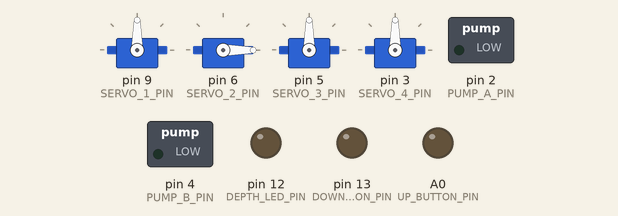
Recording of a sketch running on a simulated Arduino Uno, built with avr-gcc and run on an emulated ATmega328P. Shown: 4 × servo, switched loads named in the sketch (green lamp = pin HIGH), output pins drawn as LEDs (lit = HIGH). What the sketch prints to the serial monitor is not drawn.

Above: at 0.05 s.
At 4.0 s:
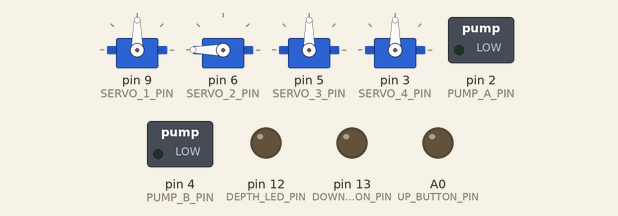
Timing chart, 0 to 5.2 s (numbered marks = the images above):
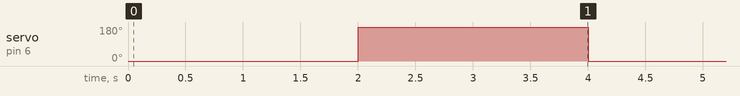

The sketch:

actuator_example.ino
```cpp
#include <Servo.h>

#define UP_BUTTON_PIN A0
#define DOWN_BUTTON_PIN 13
#define MODE_BUTTON_PIN 8
#define EXTRA_BUTTON_1_PIN 7
#define DEPTH_LED_PIN 12
#define ACTUATOR_A_PIN 13
#define ACTUATOR_B_PIN A0
#define PUMP_A_PIN 2
#define PUMP_B_PIN 4
#define JOYSTICK_X_PIN A2
#define JOYSTICK_Y_PIN A3
#define SERVO_1_PIN 9
#define SERVO_2_PIN 6
#define SERVO_3_PIN 5
#define SERVO_4_PIN 3

Servo servos[4];

void setPinModes() {

    //set the pins to be either an input, or output
    pinMode(UP_BUTTON_PIN, INPUT);
    pinMode(DOWN_BUTTON_PIN, INPUT);
    pinMode(MODE_BUTTON_PIN, INPUT);
    pinMode(EXTRA_BUTTON_1_PIN, INPUT);
    pinMode(DEPTH_LED_PIN, OUTPUT);
    pinMode(PUMP_A_PIN, OUTPUT);
    pinMode(PUMP_B_PIN, OUTPUT);
    pinMode(ACTUATOR_A_PIN, OUTPUT);
    pinMode(ACTUATOR_B_PIN, OUTPUT);
   // pinMode(INTERRUPT_PIN, INPUT); //TODO: It may need to be put after mpu initialization to work
    pinMode(JOYSTICK_X_PIN, INPUT);
    pinMode(JOYSTICK_Y_PIN, INPUT);

    //set the servos to recieve pin input
    servos[0].attach(SERVO_1_PIN, 870, 2320);
    servos[1].attach(SERVO_2_PIN, 870, 2320);
    servos[2].attach(SERVO_3_PIN, 870, 2320);
    servos[3].attach(SERVO_4_PIN, 870, 2320);
}

void setServo(Servo *servo, float degrees) {

    // convert 0-146 deg to "0-180 deg" for library
    float fakeDegrees = degrees / 0.8111f;
    servo->write(fakeDegrees);
}

void setup() {
  Serial.begin(9600);

  setPinModes();

}

void loop() {
  /*for(int i = 870; i < 2315; i++) {
    servos[3].writeMicroseconds(i);
  }*/
  setServo(&servos[1], 0);
  delay(2000);
  /*for(int i = 2315; i > 870; i--) {
    servos[3].writeMicroseconds(i);
  }*/
  setServo(&servos[1], 146);
  delay(2000);
  Serial.println("blah");

/*
  Serial.println("starting servo test");
  Serial.println("testing servo 1");
  delay(2000);
  setServo(servos[0], 146);
  delay(2000);
  setServo(servos[0], 0);
  delay(2000);
  Serial.println("testing servo 2");
  setServo(servos[1], 146);
  delay(2000);
  setServo(servos[0], 0);
  delay(2000);
  Serial.println("testing servo 3");
  setServo(servos[2], 146);
  delay(2000);
  setServo(servos[0], 0);
  delay(2000);
  Serial.println("testing servo 4");
  setServo(servos[3], 146);
  delay(2000);
  setServo(servos[3], 0);
  delay(2000);*/
/*
  Serial.println("activating pump A");
  digitalWrite(PUMP_A_PIN, HIGH);
  delay(2000);
  digitalWrite(PUMP_A_PIN, LOW);
  delay(1000);
  Serial.println("activating pump B");
  digitalWrite(PUMP_B_PIN, HIGH);
  delay(2000);
  digitalWrite(PUMP_B_PIN, LOW);
  delay(1000);
  Serial.println("activating Blow actuator");
  digitalWrite(ACTUATOR_B_PIN, HIGH);
  delay(1000);
  digitalWrite(ACTUATOR_B_PIN, LOW);
  delay(1000);
  Serial.println("activating vent actuator");
  digitalWrite(ACTUATOR_A_PIN, HIGH);
  delay(1000);
  digitalWrite(ACTUATOR_A_PIN, LOW);
  delay(1000);*/
}
```

Measured:
- by itself, servo on pin 6 (SERVO_2_PIN): alternates 180° for 2.0 s and 0° for 2.0 s
